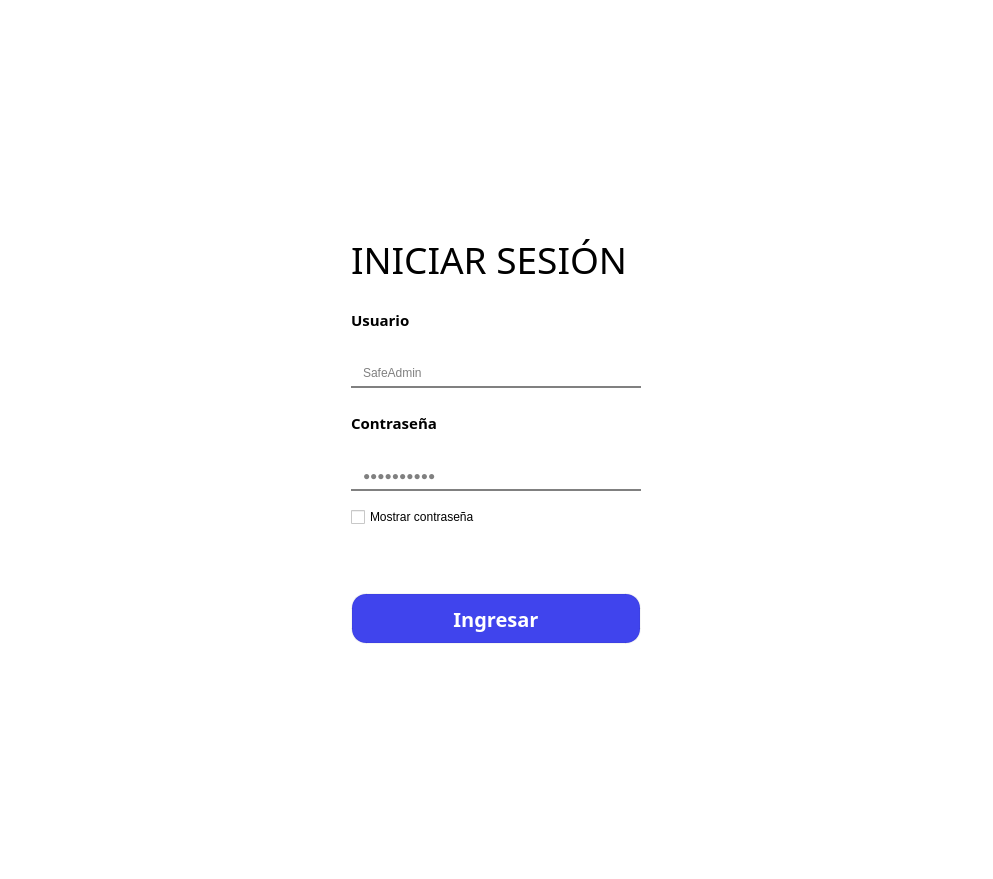
<?xml version="1.0" encoding="UTF-8"?>
<ui version="4.0">
 <class>LoginPage</class>
 <widget class="QWidget" name="LoginPage">
  <property name="geometry">
   <rect>
    <x>0</x>
    <y>0</y>
    <width>993</width>
    <height>879</height>
   </rect>
  </property>
  <property name="windowTitle">
   <string>Form</string>
  </property>
  <property name="styleSheet">
   <string notr="true">QWidget{
	color: black;
	background-color: white;
}</string>
  </property>
  <layout class="QGridLayout" name="gridLayout">
   <item row="0" column="0">
    <widget class="QWidget" name="widget" native="true">
     <property name="sizePolicy">
      <sizepolicy hsizetype="Expanding" vsizetype="Expanding">
       <horstretch>0</horstretch>
       <verstretch>0</verstretch>
      </sizepolicy>
     </property>
     <property name="maximumSize">
      <size>
       <width>350</width>
       <height>450</height>
      </size>
     </property>
     <property name="styleSheet">
      <string notr="true"/>
     </property>
     <layout class="QVBoxLayout" name="verticalLayout">
      <property name="spacing">
       <number>6</number>
      </property>
      <property name="leftMargin">
       <number>30</number>
      </property>
      <property name="topMargin">
       <number>20</number>
      </property>
      <property name="rightMargin">
       <number>30</number>
      </property>
      <property name="bottomMargin">
       <number>20</number>
      </property>
      <item>
       <widget class="QLabel" name="label">
        <property name="font">
         <font>
          <family>Adwaita Sans</family>
          <pointsize>28</pointsize>
          <bold>false</bold>
         </font>
        </property>
        <property name="styleSheet">
         <string notr="true"/>
        </property>
        <property name="text">
         <string>INICIAR SESIÓN</string>
        </property>
        <property name="scaledContents">
         <bool>false</bool>
        </property>
       </widget>
      </item>
      <item>
       <widget class="QLabel" name="email_label">
        <property name="sizePolicy">
         <sizepolicy hsizetype="Expanding" vsizetype="Expanding">
          <horstretch>0</horstretch>
          <verstretch>0</verstretch>
         </sizepolicy>
        </property>
        <property name="maximumSize">
         <size>
          <width>16777215</width>
          <height>40</height>
         </size>
        </property>
        <property name="font">
         <font>
          <family>Segoe UI Variable</family>
          <pointsize>11</pointsize>
          <bold>true</bold>
         </font>
        </property>
        <property name="styleSheet">
         <string notr="true"/>
        </property>
        <property name="text">
         <string>Usuario</string>
        </property>
        <property name="alignment">
         <set>Qt::AlignmentFlag::AlignBottom|Qt::AlignmentFlag::AlignLeading|Qt::AlignmentFlag::AlignLeft</set>
        </property>
        <property name="wordWrap">
         <bool>true</bool>
        </property>
       </widget>
      </item>
      <item>
       <widget class="QLineEdit" name="email_lineEdit">
        <property name="sizePolicy">
         <sizepolicy hsizetype="Expanding" vsizetype="Expanding">
          <horstretch>0</horstretch>
          <verstretch>0</verstretch>
         </sizepolicy>
        </property>
        <property name="styleSheet">
         <string notr="true">QLineEdit {
	color: grey;
	
	padding-left: 10px;
	padding-right: 10px;
	padding-bottom: 5px;
	border-radius: 0px;
    border: none;
    border-bottom: 2px solid grey;
}</string>
        </property>
        <property name="text">
         <string>SafeAdmin</string>
        </property>
        <property name="alignment">
         <set>Qt::AlignmentFlag::AlignBottom|Qt::AlignmentFlag::AlignLeading|Qt::AlignmentFlag::AlignLeft</set>
        </property>
       </widget>
      </item>
      <item>
       <widget class="QLabel" name="password_label">
        <property name="sizePolicy">
         <sizepolicy hsizetype="Expanding" vsizetype="Expanding">
          <horstretch>0</horstretch>
          <verstretch>0</verstretch>
         </sizepolicy>
        </property>
        <property name="minimumSize">
         <size>
          <width>63</width>
          <height>0</height>
         </size>
        </property>
        <property name="maximumSize">
         <size>
          <width>16777215</width>
          <height>40</height>
         </size>
        </property>
        <property name="font">
         <font>
          <family>Segoe UI Variable</family>
          <pointsize>11</pointsize>
          <bold>true</bold>
         </font>
        </property>
        <property name="styleSheet">
         <string notr="true">QLabel {
	background-color: transparent;
}</string>
        </property>
        <property name="text">
         <string>Contraseña</string>
        </property>
        <property name="alignment">
         <set>Qt::AlignmentFlag::AlignBottom|Qt::AlignmentFlag::AlignLeading|Qt::AlignmentFlag::AlignLeft</set>
        </property>
       </widget>
      </item>
      <item>
       <widget class="QLineEdit" name="password_lineEdit">
        <property name="sizePolicy">
         <sizepolicy hsizetype="Expanding" vsizetype="Expanding">
          <horstretch>0</horstretch>
          <verstretch>0</verstretch>
         </sizepolicy>
        </property>
        <property name="styleSheet">
         <string notr="true">QLineEdit {
	color: grey;
	
	padding-left: 10px;
	padding-right: 10px;
	padding-bottom: 5px;
	border-radius: 0px;
    border: none;
    border-bottom: 2px solid grey;
}QLineEdit {
	color: grey;
	
	padding-left: 10px;
	padding-right: 10px;
	padding-bottom: 5px;
	border-radius: 0px;
    border: none;
    border-bottom: 2px solid grey;
}</string>
        </property>
        <property name="text">
         <string>qwerTY2134</string>
        </property>
        <property name="frame">
         <bool>true</bool>
        </property>
        <property name="echoMode">
         <enum>QLineEdit::EchoMode::PasswordEchoOnEdit</enum>
        </property>
        <property name="alignment">
         <set>Qt::AlignmentFlag::AlignBottom|Qt::AlignmentFlag::AlignLeading|Qt::AlignmentFlag::AlignLeft</set>
        </property>
       </widget>
      </item>
      <item>
       <widget class="QCheckBox" name="showPassword_checkBox">
        <property name="sizePolicy">
         <sizepolicy hsizetype="Expanding" vsizetype="Expanding">
          <horstretch>0</horstretch>
          <verstretch>0</verstretch>
         </sizepolicy>
        </property>
        <property name="maximumSize">
         <size>
          <width>16777215</width>
          <height>40</height>
         </size>
        </property>
        <property name="font">
         <font>
          <bold>false</bold>
         </font>
        </property>
        <property name="autoFillBackground">
         <bool>false</bool>
        </property>
        <property name="styleSheet">
         <string notr="true"/>
        </property>
        <property name="text">
         <string>Mostrar contraseña</string>
        </property>
        <property name="checked">
         <bool>false</bool>
        </property>
        <property name="autoRepeat">
         <bool>false</bool>
        </property>
        <property name="tristate">
         <bool>false</bool>
        </property>
       </widget>
      </item>
      <item>
       <spacer name="verticalSpacer">
        <property name="orientation">
         <enum>Qt::Orientation::Vertical</enum>
        </property>
        <property name="sizeHint" stdset="0">
         <size>
          <width>20</width>
          <height>40</height>
         </size>
        </property>
       </spacer>
      </item>
      <item>
       <widget class="Button" name="sendCredentials_button">
        <property name="enabled">
         <bool>true</bool>
        </property>
        <property name="sizePolicy">
         <sizepolicy hsizetype="Expanding" vsizetype="Expanding">
          <horstretch>0</horstretch>
          <verstretch>0</verstretch>
         </sizepolicy>
        </property>
        <property name="maximumSize">
         <size>
          <width>16777214</width>
          <height>16777215</height>
         </size>
        </property>
        <property name="font">
         <font>
          <family>Segoe UI Variable</family>
          <pointsize>15</pointsize>
          <bold>true</bold>
         </font>
        </property>
        <property name="autoFillBackground">
         <bool>false</bool>
        </property>
        <property name="styleSheet">
         <string notr="true">QPushButton {
	border-radius: 15px;
	padding: 5px;
	background-color: rgb(64, 68, 237);
	color: white;
	border: 2px solid rgba(0, 0, 0, 10); /* Borde tenue */
}

QPushButton:hover {
  background-color: rgb(90, 90, 255);    /* Fondo al pasar el mouse */
  color: white;                /* Color del texto al pasar el mouse */
}

QPushButton:pressed {
  background-color: rgb(51, 55, 188)     /* Fondo al presionar */
  color: white;                /* Color del texto al presionar */
}

QPushButton:disabled {
  background-color: rgb(39, 39, 43);     /* Fondo deshabilitado */
  color: #7f8c8d;                /* Color del texto deshabilitado */
}

QPushButton:checked {
  background-color: #27ae60;     /* Fondo cuando está checkable y activado */
  color: #ecf0f1;        
}</string>
        </property>
        <property name="text">
         <string>Ingresar</string>
        </property>
        <property name="shortcut">
         <string>Return</string>
        </property>
        <property name="autoDefault">
         <bool>true</bool>
        </property>
        <property name="default">
         <bool>true</bool>
        </property>
        <property name="flat">
         <bool>false</bool>
        </property>
       </widget>
      </item>
     </layout>
    </widget>
   </item>
  </layout>
 </widget>
 <customwidgets>
  <customwidget>
   <class>Button</class>
   <extends>QPushButton</extends>
   <header>view/elements/button.h</header>
  </customwidget>
 </customwidgets>
 <resources/>
 <connections/>
</ui>
